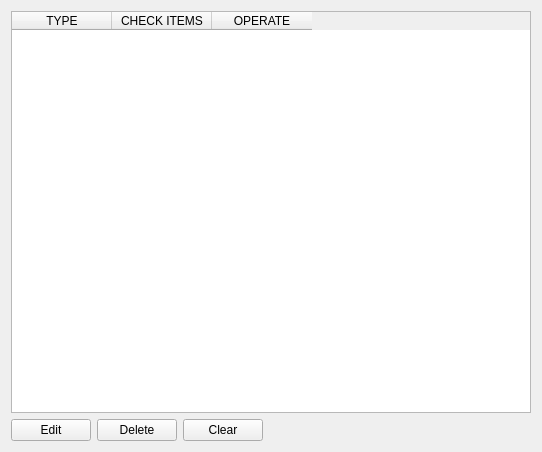
<?xml version="1.0" encoding="UTF-8"?>
<ui version="4.0">
 <class>Form</class>
 <widget class="QWidget" name="Form">
  <property name="geometry">
   <rect>
    <x>0</x>
    <y>0</y>
    <width>542</width>
    <height>452</height>
   </rect>
  </property>
  <property name="windowTitle">
   <string>Form</string>
  </property>
  <layout class="QVBoxLayout" name="verticalLayout">
   <item>
    <widget class="QTableWidget" name="tableWidget">
     <column>
      <property name="text">
       <string>TYPE</string>
      </property>
     </column>
     <column>
      <property name="text">
       <string>CHECK ITEMS</string>
      </property>
     </column>
     <column>
      <property name="text">
       <string>OPERATE</string>
      </property>
     </column>
    </widget>
   </item>
   <item>
    <layout class="QHBoxLayout" name="horizontalLayout">
     <item>
      <widget class="QPushButton" name="pushButton">
       <property name="text">
        <string>Edit</string>
       </property>
      </widget>
     </item>
     <item>
      <widget class="QPushButton" name="pushButton_2">
       <property name="text">
        <string>Delete</string>
       </property>
      </widget>
     </item>
     <item>
      <widget class="QPushButton" name="pushButton_3">
       <property name="text">
        <string>Clear</string>
       </property>
      </widget>
     </item>
     <item>
      <spacer name="horizontalSpacer">
       <property name="orientation">
        <enum>Qt::Horizontal</enum>
       </property>
       <property name="sizeHint" stdset="0">
        <size>
         <width>40</width>
         <height>20</height>
        </size>
       </property>
      </spacer>
     </item>
    </layout>
   </item>
  </layout>
 </widget>
 <resources/>
 <connections/>
</ui>
